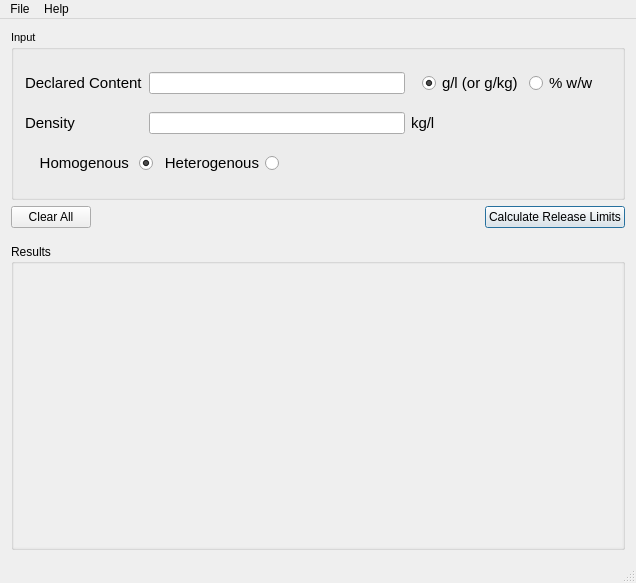
<?xml version="1.0" encoding="UTF-8"?>
<ui version="4.0">
 <class>MainWindow</class>
 <widget class="QMainWindow" name="MainWindow">
  <property name="geometry">
   <rect>
    <x>0</x>
    <y>0</y>
    <width>636</width>
    <height>583</height>
   </rect>
  </property>
  <property name="sizePolicy">
   <sizepolicy hsizetype="Preferred" vsizetype="Expanding">
    <horstretch>0</horstretch>
    <verstretch>0</verstretch>
   </sizepolicy>
  </property>
  <property name="windowTitle">
   <string>Release Limits Calculator</string>
  </property>
  <property name="windowIcon">
   <iconset resource="untitled.qrc">
    <normaloff>:/icon/Icon.png</normaloff>:/icon/Icon.png</iconset>
  </property>
  <property name="unifiedTitleAndToolBarOnMac">
   <bool>false</bool>
  </property>
  <widget class="QWidget" name="centralWidget">
   <layout class="QVBoxLayout" name="verticalLayout_3">
    <item>
     <widget class="QGroupBox" name="boxInput">
      <property name="minimumSize">
       <size>
        <width>483</width>
        <height>141</height>
       </size>
      </property>
      <property name="font">
       <font>
        <pointsize>8</pointsize>
       </font>
      </property>
      <property name="title">
       <string>Input</string>
      </property>
      <layout class="QGridLayout" name="gridLayout">
       <item row="0" column="0">
        <widget class="QLabel" name="lDeclaredContent">
         <property name="font">
          <font>
           <pointsize>11</pointsize>
          </font>
         </property>
         <property name="text">
          <string>Declared Content</string>
         </property>
         <property name="buddy">
          <cstring>editDeclaredContent</cstring>
         </property>
        </widget>
       </item>
       <item row="0" column="1">
        <widget class="QLineEdit" name="editDeclaredContent"/>
       </item>
       <item row="0" column="2">
        <widget class="QWidget" name="wSelectUnit" native="true">
         <property name="sizePolicy">
          <sizepolicy hsizetype="Preferred" vsizetype="Minimum">
           <horstretch>0</horstretch>
           <verstretch>0</verstretch>
          </sizepolicy>
         </property>
         <property name="minimumSize">
          <size>
           <width>200</width>
           <height>40</height>
          </size>
         </property>
         <layout class="QHBoxLayout" name="horizontalLayout_2">
          <item>
           <widget class="QRadioButton" name="rGrammsPerLiter">
            <property name="font">
             <font>
              <pointsize>11</pointsize>
             </font>
            </property>
            <property name="text">
             <string>g/l (or g/kg)</string>
            </property>
            <property name="checked">
             <bool>true</bool>
            </property>
           </widget>
          </item>
          <item>
           <widget class="QRadioButton" name="rPercentWW">
            <property name="font">
             <font>
              <pointsize>11</pointsize>
             </font>
            </property>
            <property name="text">
             <string>% w/w</string>
            </property>
           </widget>
          </item>
         </layout>
        </widget>
       </item>
       <item row="1" column="0">
        <widget class="QLabel" name="lDensity">
         <property name="font">
          <font>
           <pointsize>11</pointsize>
          </font>
         </property>
         <property name="text">
          <string>Density</string>
         </property>
         <property name="buddy">
          <cstring>editDensity</cstring>
         </property>
        </widget>
       </item>
       <item row="1" column="1">
        <widget class="QLineEdit" name="editDensity"/>
       </item>
       <item row="1" column="2">
        <widget class="QLabel" name="lDensityUnit">
         <property name="font">
          <font>
           <pointsize>11</pointsize>
          </font>
         </property>
         <property name="text">
          <string>kg/l</string>
         </property>
         <property name="buddy">
          <cstring>editDensity</cstring>
         </property>
        </widget>
       </item>
       <item row="2" column="0" colspan="3">
        <widget class="QWidget" name="wSelectUniformity" native="true">
         <layout class="QHBoxLayout" name="horizontalLayout_6">
          <property name="leftMargin">
           <number>9</number>
          </property>
          <item>
           <widget class="QRadioButton" name="rHomogenous">
            <property name="sizePolicy">
             <sizepolicy hsizetype="Preferred" vsizetype="Preferred">
              <horstretch>0</horstretch>
              <verstretch>0</verstretch>
             </sizepolicy>
            </property>
            <property name="font">
             <font>
              <pointsize>11</pointsize>
             </font>
            </property>
            <property name="layoutDirection">
             <enum>Qt::RightToLeft</enum>
            </property>
            <property name="text">
             <string>Homogenous </string>
            </property>
            <property name="checked">
             <bool>true</bool>
            </property>
           </widget>
          </item>
          <item>
           <widget class="QRadioButton" name="rHeterogenous">
            <property name="sizePolicy">
             <sizepolicy hsizetype="Preferred" vsizetype="Preferred">
              <horstretch>0</horstretch>
              <verstretch>0</verstretch>
             </sizepolicy>
            </property>
            <property name="font">
             <font>
              <pointsize>11</pointsize>
             </font>
            </property>
            <property name="layoutDirection">
             <enum>Qt::RightToLeft</enum>
            </property>
            <property name="text">
             <string>Heterogenous</string>
            </property>
           </widget>
          </item>
          <item>
           <spacer name="horizontalSpacer_5">
            <property name="orientation">
             <enum>Qt::Horizontal</enum>
            </property>
            <property name="sizeHint" stdset="0">
             <size>
              <width>40</width>
              <height>20</height>
             </size>
            </property>
           </spacer>
          </item>
         </layout>
        </widget>
       </item>
      </layout>
     </widget>
    </item>
    <item>
     <layout class="QHBoxLayout" name="horizontalLayout_3" stretch="0,0,0">
      <property name="topMargin">
       <number>0</number>
      </property>
      <property name="bottomMargin">
       <number>10</number>
      </property>
      <item>
       <widget class="QPushButton" name="btnClear">
        <property name="text">
         <string>Clear All</string>
        </property>
        <property name="autoDefault">
         <bool>true</bool>
        </property>
       </widget>
      </item>
      <item>
       <spacer name="horizontalSpacer">
        <property name="orientation">
         <enum>Qt::Horizontal</enum>
        </property>
        <property name="sizeHint" stdset="0">
         <size>
          <width>40</width>
          <height>20</height>
         </size>
        </property>
       </spacer>
      </item>
      <item>
       <widget class="QPushButton" name="btnCalculate">
        <property name="text">
         <string>Calculate Release Limits</string>
        </property>
        <property name="autoDefault">
         <bool>true</bool>
        </property>
        <property name="default">
         <bool>true</bool>
        </property>
       </widget>
      </item>
     </layout>
    </item>
    <item>
     <widget class="QGroupBox" name="groupBoxResults">
      <property name="title">
       <string>Results</string>
      </property>
      <property name="flat">
       <bool>false</bool>
      </property>
      <layout class="QVBoxLayout" name="verticalLayout_2">
       <property name="leftMargin">
        <number>0</number>
       </property>
       <property name="topMargin">
        <number>0</number>
       </property>
       <property name="rightMargin">
        <number>0</number>
       </property>
       <property name="bottomMargin">
        <number>0</number>
       </property>
       <item>
        <widget class="QScrollArea" name="scrollArea">
         <property name="sizePolicy">
          <sizepolicy hsizetype="MinimumExpanding" vsizetype="Expanding">
           <horstretch>0</horstretch>
           <verstretch>0</verstretch>
          </sizepolicy>
         </property>
         <property name="frameShape">
          <enum>QFrame::NoFrame</enum>
         </property>
         <property name="horizontalScrollBarPolicy">
          <enum>Qt::ScrollBarAlwaysOff</enum>
         </property>
         <property name="widgetResizable">
          <bool>true</bool>
         </property>
         <widget class="QWidget" name="boxResults">
          <property name="geometry">
           <rect>
            <x>0</x>
            <y>0</y>
            <width>616</width>
            <height>318</height>
           </rect>
          </property>
          <property name="sizePolicy">
           <sizepolicy hsizetype="Preferred" vsizetype="Preferred">
            <horstretch>0</horstretch>
            <verstretch>0</verstretch>
           </sizepolicy>
          </property>
          <layout class="QVBoxLayout" name="verticalLayout"/>
         </widget>
        </widget>
       </item>
      </layout>
     </widget>
    </item>
   </layout>
  </widget>
  <widget class="QMenuBar" name="menuBar">
   <property name="geometry">
    <rect>
     <x>0</x>
     <y>0</y>
     <width>636</width>
     <height>21</height>
    </rect>
   </property>
   <widget class="QMenu" name="menuFile">
    <property name="title">
     <string>File</string>
    </property>
    <addaction name="actionQuit"/>
   </widget>
   <widget class="QMenu" name="menuInfo">
    <property name="title">
     <string>Help</string>
    </property>
    <addaction name="actionInfo"/>
    <addaction name="actionAbout"/>
   </widget>
   <addaction name="menuFile"/>
   <addaction name="menuInfo"/>
  </widget>
  <widget class="QStatusBar" name="statusBar"/>
  <action name="actionQuit">
   <property name="text">
    <string>Quit</string>
   </property>
  </action>
  <action name="actionInfo">
   <property name="text">
    <string>Info</string>
   </property>
  </action>
  <action name="actionAbout">
   <property name="text">
    <string>About</string>
   </property>
  </action>
 </widget>
 <layoutdefault spacing="6" margin="11"/>
 <tabstops>
  <tabstop>editDeclaredContent</tabstop>
  <tabstop>rGrammsPerLiter</tabstop>
  <tabstop>rPercentWW</tabstop>
  <tabstop>editDensity</tabstop>
  <tabstop>rHomogenous</tabstop>
  <tabstop>rHeterogenous</tabstop>
  <tabstop>btnCalculate</tabstop>
  <tabstop>btnClear</tabstop>
 </tabstops>
 <resources>
  <include location="untitled.qrc"/>
 </resources>
 <connections/>
</ui>
